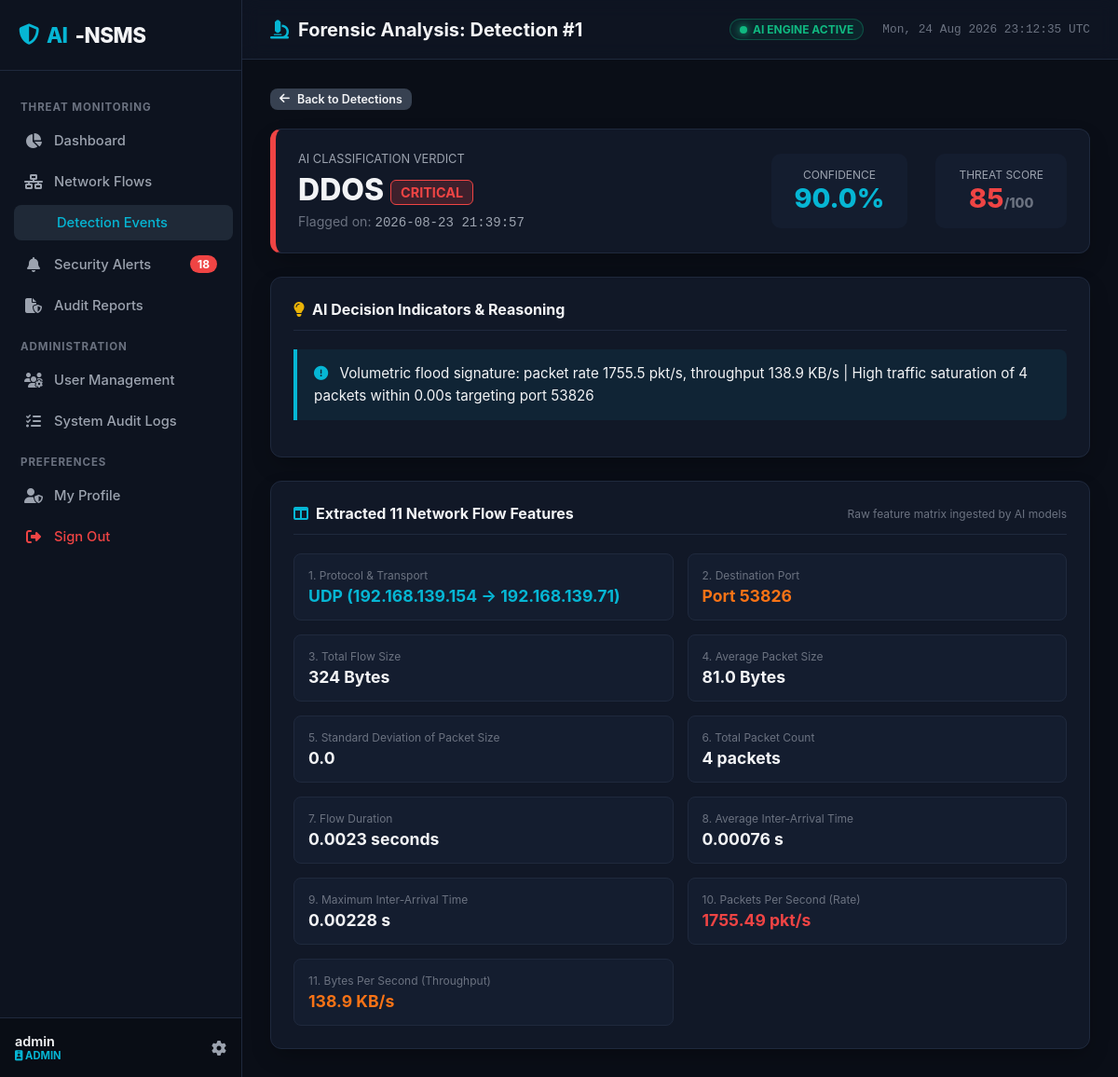
Before: /detections/1 (signed in) with the older database file.
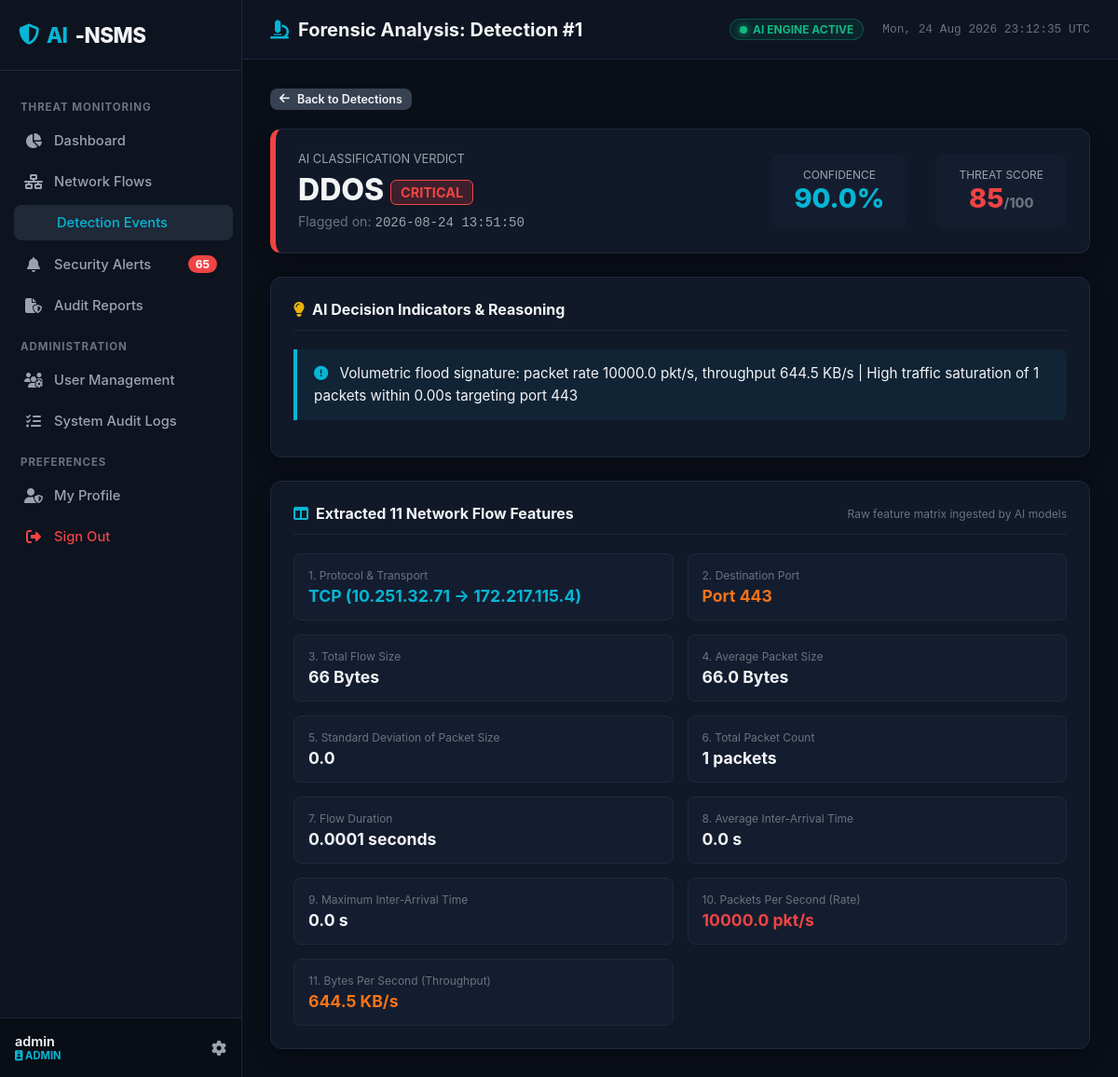
After: the same page with the newer database file.
### tables this page shows
CREATE TABLE users (
            id INTEGER PRIMARY KEY AUTOINCREMENT,
            username TEXT UNIQUE NOT NULL,
            email TEXT UNIQUE NOT NULL,
            password_hash TEXT NOT NULL,
            role TEXT NOT NULL DEFAULT 'SECURITY_ANALYST',
            is_active INTEGER NOT NULL DEFAULT 1,
            must_change_password INTEGER NOT NULL DEFAULT 0,
            created_at TEXT NOT NULL,
            last_login TEXT
        );

CREATE TABLE detections (
            id INTEGER PRIMARY KEY AUTOINCREMENT,
            flow_id INTEGER NOT NULL,
            prediction TEXT NOT NULL,
            attack_type TEXT NOT NULL,
            confidence REAL NOT NULL DEFAULT 1.0,
            threat_score INTEGER NOT NULL DEFAULT 0,
            severity TEXT NOT NULL DEFAULT 'LOW',
            indicators TEXT,
            detected_at TEXT NOT NULL, traffic_source TEXT DEFAULT "live", session_id TEXT DEFAULT "",
            FOREIGN KEY (flow_id) REFERENCES network_flows (id) ON DELETE CASCADE
        );

CREATE TABLE network_flows (
            id INTEGER PRIMARY KEY AUTOINCREMENT,
            source_ip TEXT NOT NULL,
            destination_ip TEXT NOT NULL,
            protocol TEXT NOT NULL,
            destination_port INTEGER NOT NULL,
            flow_duration REAL NOT NULL DEFAULT 0.0,
            total_flow_size REAL NOT NULL DEFAULT 0.0,
            average_packet_size REAL NOT NULL DEFAULT 0.0,
            std_packet_size REAL NOT NULL DEFAULT 0.0,
            packet_count INTEGER NOT NULL DEFAULT 0,
            average_inter_arrival_time REAL NOT NULL DEFAULT 0.0,
            maximum_inter_arrival_time REAL NOT NULL DEFAULT 0.0,
            packets_per_second REAL NOT NULL DEFAULT 0.0,
            bytes_per_second REAL NOT NULL DEFAULT 0.0,
            captured_at TEXT NOT NULL
        , traffic_source TEXT DEFAULT "live", session_id TEXT DEFAULT "");

### src/routes/detection_routes.py (the view)
@detection_bp.route('/detections/<int:detection_id>')
@login_required
def detail(detection_id):
    user = get_current_user()
    det = Detection.find_by_id_with_flow(detection_id)
    if not det:
        abort(404)
    return render_template('detection_detail.html', user=user, detection=det)

### templates/detection_detail.html (shortened to what this page needs)
{% extends "base.html" %}
{% block page_header %}<i class="fas fa-microscope" style="color: var(--accent-cyan);"></i> Forensic Analysis: Detection #{{ detection.id }}{% endblock %}
{% block content %}
<div style="margin-bottom: 20px;">
    <a href="/detections" class="btn btn-secondary btn-sm"><i class="fas fa-arrow-left"></i> Back to Detections</a>
</div>
<div class="soc-card" style="margin-bottom: 25px; border-left: 6px solid var(--sev-{{ detection.severity|lower }});">
    <div style="display: flex; justify-content: space-between; align-items: center; flex-wrap: wrap; gap: 20px;">
        <div>
            <div style="font-size: 0.8rem; color: var(--text-secondary); text-transform: uppercase;">AI Classification Verdict</div>
            <h1 style="font-size: 2rem; font-weight: 800; margin: 6px 0; color: var(--text-primary);">
                {{ detection.attack_type }}
                <span class="badge-sev badge-{{ detection.severity|lower }}" style="vertical-align: middle; font-size: 0.9rem;">{{ detection.severity }}</span>
            </h1>
            <div style="color: var(--text-muted); font-size: 0.88rem;">
                Flagged on: <span class="code-font" style="color: var(--text-secondary);">{{ detection.detected_at.replace('T', ' ').split('.')[0] }}</span>
            </div>
        </div>
        <div style="display: flex; gap: 30px; text-align: center;">
            <div style="background: #141d2f; padding: 15px 25px; border-radius: 10px;">
                <div style="font-size: 0.75rem; color: var(--text-secondary); text-transform: uppercase;">Confidence</div>
                <div style="font-size: 1.8rem; font-weight: 800; color: var(--accent-cyan);">{{ "%.1f"|format(detection.confidence * 100) }}%</div>
            </div>
            <div style="background: #141d2f; padding: 15px 25px; border-radius: 10px;">
                <div style="font-size: 0.75rem; color: var(--text-secondary); text-transform: uppercase;">Threat Score</div>
                <div style="font-size: 1.8rem; font-weight: 800; color: {% if detection.threat_score >= 80 %}var(--sev-critical){% elif detection.threat_score >= 50 %}var(--sev-high){% else %}var(--sev-low){% endif %};">
                    {{ detection.threat_score }}<span style="font-size: 0.9rem; color: var(--text-muted);">/100</span>
                </div>
            </div>
        </div>
    </div>
</div>
<div class="soc-card" style="margin-bottom: 25px;">
    <div class="soc-card-header">
        <div class="soc-card-title"><i class="fas fa-lightbulb" style="color: var(--sev-medium);"></i> AI Decision Indicators & Reasoning</div>
    </div>
    <div class="indicator-box">
        <p style="font-size: 0.95rem; line-height: 1.6; color: var(--text-primary);">
            <i class="fas fa-circle-exclamation" style="color: var(--accent-cyan); margin-right: 8px;"></i>
            {{ detection.indicators or "Standard legitimate traffic pattern identified across all 11 statistical features." }}
        </p>
    </div>
</div>
<div class="soc-card">
    <div class="soc-card-header">
        <div class="soc-card-title"><i class="fas fa-table-columns" style="color: var(--accent-cyan);"></i> Extracted 11 Network Flow Features</div>
        <span style="font-size: 0.75rem; color: var(--text-muted);">Raw feature matrix ingested by AI models</span>
    </div>
    <div style="display: grid; grid-template-columns: repeat(auto-fit, minmax(280px, 1fr)); gap: 15px;">
        <div style="background: #141d2f; padding: 15px; border-radius: 8px; border: 1px solid var(--border-color);">
            <div style="font-size: 0.75rem; color: var(--text-muted);">1. Protocol & Transport</div>
            <div style="font-size: 1.1rem; font-weight: 700; color: var(--accent-cyan); margin-top: 4px;">{{ detection.flow.protocol }} ({{ detection.flow.source_ip }} &rarr; {{ detection.flow.destination_ip }})</div>
        </div>
        <div style="background: #141d2f; padding: 15px; border-radius: 8px; border: 1px solid var(--border-color);">
            <div style="font-size: 0.75rem; color: var(--text-muted);">2. Destination Port</div>
            <div style="font-size: 1.1rem; font-weight: 700; color: var(--sev-high); margin-top: 4px;">Port {{ detection.flow.destination_port }}</div>
        </div>
        <div style="background: #141d2f; padding: 15px; border-radius: 8px; border: 1px solid var(--border-color);">
            <div style="font-size: 0.75rem; color: var(--text-muted);">3. Total Flow Size</div>
            <div style="font-size: 1.1rem; font-weight: 700; color: var(--text-primary); margin-top: 4px;">{{ detection.flow.total_flow_size|int }} Bytes</div>
        </div>
        <div style="background: #141d2f; padding: 15px; border-radius: 8px; border: 1px solid var(--border-color);">
            <div style="font-size: 0.75rem; color: var(--text-muted);">4. Average Packet Size</div>
            <div style="font-size: 1.1rem; font-weight: 700; color: var(--text-primary); margin-top: 4px;">{{ detection.flow.average_packet_size }} Bytes</div>
        </div>
        <div style="background: #141d2f; padding: 15px; border-radius: 8px; border: 1px solid var(--border-color);">
            <div style="font-size: 0.75rem; color: var(--text-muted);">5. Standard Deviation of Packet Size</div>
            <div style="font-size: 1.1rem; font-weight: 700; color: var(--text-primary); margin-top: 4px;">{{ detection.flow.std_packet_size }}</div>
        </div>
        <div style="background: #141d2f; padding: 15px; border-radius: 8px; border: 1px solid var(--border-color);">
            <div style="font-size: 0.75rem; color: var(--text-muted);">6. Total Packet Count</div>
            <div style="font-size: 1.1rem; font-weight: 700; color: var(--text-primary); margin-top: 4px;">{{ detection.flow.packet_count }} packets</div>
        </div>
        <div style="background: #141d2f; padding: 15px; border-radius: 8px; border: 1px solid var(--border-color);">
            <div style="font-size: 0.75rem; color: var(--text-muted);">7. Flow Duration</div>
            <div style="font-size: 1.1rem; font-weight: 700; color: var(--text-primary); margin-top: 4px;">{{ detection.flow.flow_duration }} seconds</div>
        </div>
        <div style="background: #141d2f; padding: 15px; border-radius: 8px; border: 1px solid var(--border-color);">
            <div style="font-size: 0.75rem; color: var(--text-muted);">8. Average Inter-Arrival Time</div>
            <div style="font-size: 1.1rem; font-weight: 700; color: var(--text-primary); margin-top: 4px;">{{ detection.flow.average_inter_arrival_time }} s</div>
        </div>
        <div style="background: #141d2f; padding: 15px; border-radius: 8px; border: 1px solid var(--border-color);">
            <div style="font-size: 0.75rem; color: var(--text-muted);">9. Maximum Inter-Arrival Time</div>
            <div style="font-size: 1.1rem; font-weight: 700; color: var(--text-primary); margin-top: 4px;">{{ detection.flow.maximum_inter_arrival_time }} s</div>
        </div>
        <div style="background: #141d2f; padding: 15px; border-radius: 8px; border: 1px solid var(--border-color);">
            <div style="font-size: 0.75rem; color: var(--text-muted);">10. Packets Per Second (Rate)</div>
            <div style="font-size: 1.1rem; font-weight: 700; color: var(--sev-critical); margin-top: 4px;">{{ detection.flow.packets_per_second }} pkt/s</div>
        </div>
        <div style="background: #141d2f; padding: 15px; border-radius: 8px; border: 1px solid var(--border-color);">
            <div style="font-size: 0.75rem; color: var(--text-muted);">11. Bytes Per Second (Throughput)</div>
            <div style="font-size: 1.1rem; font-weight: 700; color: var(--sev-high); margin-top: 4px;">{{ (detection.flow.bytes_per_second / 1024)|round(1) }} KB/s</div>
        </div>
    </div>
</div>
{% endblock %}

### templates/base.html (shortened to what this page needs)
<!DOCTYPE html>
<html lang="en">
<head>
    <link rel="stylesheet" href="https://cdnjs.cloudflare.com/ajax/libs/font-awesome/6.5.1/css/all.min.css">
    <link rel="stylesheet" href="{{ url_for('static', filename='css/soc_theme.css') }}">
</head>
<body>
    <div class="app-container">
        <aside class="sidebar">
            <div class="sidebar-header">
                <div class="sidebar-logo">
                    <i class="fas fa-shield-halved" style="color: var(--accent-cyan);"></i>
                    <span>AI</span>-NSMS
                </div>
            </div>
            <ul class="sidebar-menu">
                <li class="menu-category">Threat Monitoring</li>
                <li>
                    <a href="/dashboard" class="sidebar-link {% if request.path == '/' or request.path == '/dashboard' %}active{% endif %}">
                        <i class="fas fa-chart-pie"></i>
                        <span>Dashboard</span>
                    </a>
                </li>
                <li>
                    <a href="/monitoring" class="sidebar-link {% if request.path == '/monitoring' %}active{% endif %}">
                        <i class="fas fa-network-wired"></i>
                        <span>Network Flows</span>
                    </a>
                </li>
                <li>
                    <a href="/detections" class="sidebar-link {% if request.path.startswith('/detections') %}active{% endif %}">
                        <span>Detection Events</span>
                    </a>
                </li>
                <li>
                    <a href="/alerts" class="sidebar-link {% if request.path == '/alerts' %}active{% endif %}">
                        <i class="fas fa-bell"></i>
                        <span>Security Alerts</span>
                        {% if active_alerts_count > 0 %}
                        <span class="badge-count">{{ active_alerts_count }}</span>
                        {% endif %}
                    </a>
                </li>
                <li>
                    <a href="/reports" class="sidebar-link {% if request.path == '/reports' %}active{% endif %}">
                        <i class="fas fa-file-shield"></i>
                        <span>Audit Reports</span>
                    </a>
                </li>
                {% if is_admin %}
                <li class="menu-category">Administration</li>
                <li>
                    <a href="/users" class="sidebar-link {% if request.path == '/users' %}active{% endif %}">
                        <i class="fas fa-users-gear"></i>
                        <span>User Management</span>
                    </a>
                </li>
                <li>
                    <a href="/logs" class="sidebar-link {% if request.path == '/logs' %}active{% endif %}">
                        <i class="fas fa-list-check"></i>
                        <span>System Audit Logs</span>
                    </a>
                </li>
                {% endif %}
                <li class="menu-category">Preferences</li>
                <li>
                    <a href="/profile" class="sidebar-link {% if request.path == '/profile' %}active{% endif %}">
                        <i class="fas fa-user-shield"></i>
                        <span>My Profile</span>
                    </a>
                </li>
                <li>
                    <a href="/logout" class="sidebar-link" style="color: var(--sev-critical);">
                        <i class="fas fa-right-from-bracket"></i>
                        <span>Sign Out</span>
                    </a>
                </li>
            </ul>
            <div class="sidebar-footer">
                <div class="user-info">
                    <span class="user-name">{{ current_user.username if current_user else 'Guest' }}</span>
                    <span class="user-role-badge">
                        <i class="fas fa-id-badge"></i> {{ current_user.role if current_user else 'ANALYST' }}
                    </span>
                </div>
                <a href="/profile" style="color: var(--text-secondary);"><i class="fas fa-gear"></i></a>
            </div>
        </aside>
        <div class="main-wrapper">
            <header class="topbar">
                <div class="page-title">
                    {% block page_header %}{% endblock %}
                </div>
                <div style="display: flex; align-items: center; gap: 20px;">
                    <div class="live-indicator">
                        <span class="pulse-dot"></span> AI ENGINE ACTIVE
                    </div>
                    <span style="font-size: 0.8rem; color: var(--text-muted); font-family: var(--font-mono);" id="live-clock"></span>
                </div>
            </header>
            <main class="content-body">
                {% block content %}{% endblock %}
            </main>
        </div>
    </div>
</body>
</html>

Changed rows visible on the page:
no longer on this page (row edited): network_flows: flow.protocol "UDP", flow.source_ip "192.168.139.154", flow.destination_ip "192.168.139.71", flow.destination_port "53826", flow.total_flow_size "324", flow.average_packet_size "81.0", flow.std_packet_size "0.0", flow.packet_count "4", flow.flow_duration "0.0023", flow.average_inter_arrival_time "0.00076", flow.maximum_inter_arrival_time "0.00228", flow.packets_per_second "1755.49", (detection.flow.bytes_per_second/1024)|round(1) "138.9"
changed detections "DDOS": detected_at.replace "2026-08-23 21:39:57" → "2026-08-24 13:51:50"; indicators "Volumetric flood signature: packet rate 1755.5 pkt/s, throughput 138.9 KB/s | High traffic saturation of 4 packets within 0.00s targeting port 53826" → "Volumetric flood signature: packet rate 10000.0 pkt/s, throughput 644.5 KB/s | High traffic saturation of 1 packets within 0.00s targeting port 443"
now on this page (row edited): network_flows: flow.protocol "TCP", flow.source_ip "10.251.32.71", flow.destination_ip "172.217.115.4", flow.destination_port "443", flow.total_flow_size "66", flow.average_packet_size "66.0", flow.std_packet_size "0.0", flow.packet_count "1", flow.flow_duration "0.0001", flow.average_inter_arrival_time "0.0", flow.maximum_inter_arrival_time "0.0", flow.packets_per_second "10000.0", (detection.flow.bytes_per_second/1024)|round(1) "644.5"
Other visible differences:
{{ active_alerts_count }}: "18" → "65"
